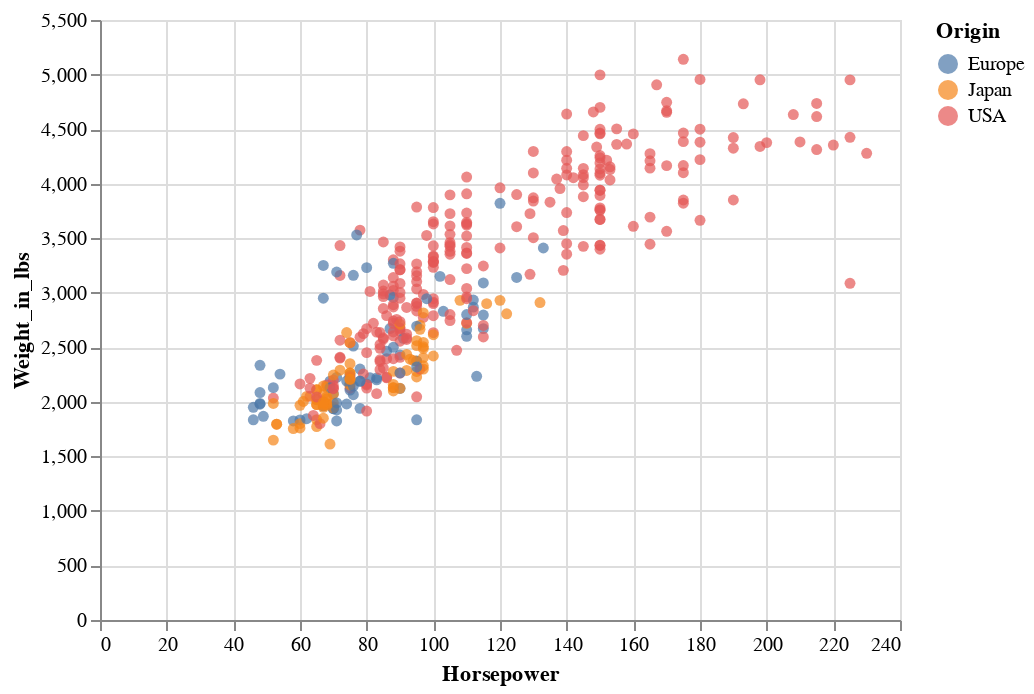

The notebook cell this image was saved under:
### Code cell
alt.Chart(cars).mark_circle().encode(x="Horsepower", y="Weight_in_lbs", color="Origin")

### Figure 1 — Vega-Lite specification as saved in the notebook (floating-point values rounded to 4 significant figures; data arrays with more than 128 entries replaced by an {"elided": "..."} marker saying what was removed)
{"$schema": "https://vega.github.io/schema/vega-lite/v2.6.0.json", "config": {"view": {"height": 300, "width": 400}}, "data": {"name": "data-c8f93488148fad3697c74ae8c2dd0e69"}, "datasets": {"data-c8f93488148fad3697c74ae8c2dd0e69": {"elided": "406 records"}}, "encoding": {"color": {"field": "Origin", "type": "nominal"}, "x": {"field": "Horsepower", "type": "quantitative"}, "y": {"field": "Weight_in_lbs", "type": "quantitative"}}, "mark": "circle"}
